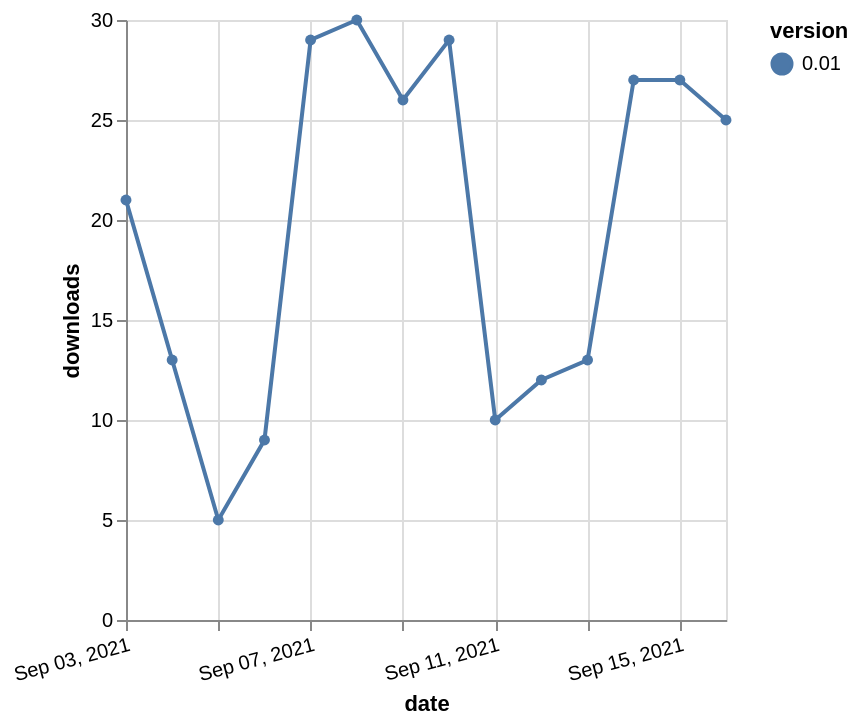

Vega-Lite specification stored for this chart:
### Vega-Lite specification from a JSON file in a GitHub repository (floating-point values rounded to 4 significant figures)
{"$schema": "https://vega.github.io/schema/vega-lite/v5.json", "description": "A simple bar chart with embedded data.", "data": {"values": [{"date": "2021-09-03", "total": 25756, "delta": 21, "version": "0.01"}, {"date": "2021-09-04", "total": 25769, "delta": 13, "version": "0.01"}, {"date": "2021-09-05", "total": 25774, "delta": 5, "version": "0.01"}, {"date": "2021-09-06", "total": 25783, "delta": 9, "version": "0.01"}, {"date": "2021-09-07", "total": 25812, "delta": 29, "version": "0.01"}, {"date": "2021-09-08", "total": 25842, "delta": 30, "version": "0.01"}, {"date": "2021-09-09", "total": 25868, "delta": 26, "version": "0.01"}, {"date": "2021-09-10", "total": 25897, "delta": 29, "version": "0.01"}, {"date": "2021-09-11", "total": 25907, "delta": 10, "version": "0.01"}, {"date": "2021-09-12", "total": 25919, "delta": 12, "version": "0.01"}, {"date": "2021-09-13", "total": 25932, "delta": 13, "version": "0.01"}, {"date": "2021-09-14", "total": 25959, "delta": 27, "version": "0.01"}, {"date": "2021-09-15", "total": 25986, "delta": 27, "version": "0.01"}, {"date": "2021-09-16", "total": 26011, "delta": 25, "version": "0.01"}]}, "width": "container", "mark": {"type": "line", "point": {"filled": true}}, "encoding": {"x": {"field": "date", "type": "temporal", "timeUnit": "yearmonthdate", "title": "date", "axis": {"labelAngle": -15}}, "y": {"field": "delta", "type": "quantitative", "title": "downloads"}, "color": {"field": "version", "type": "nominal"}, "tooltip": {"field": "delta"}}}
